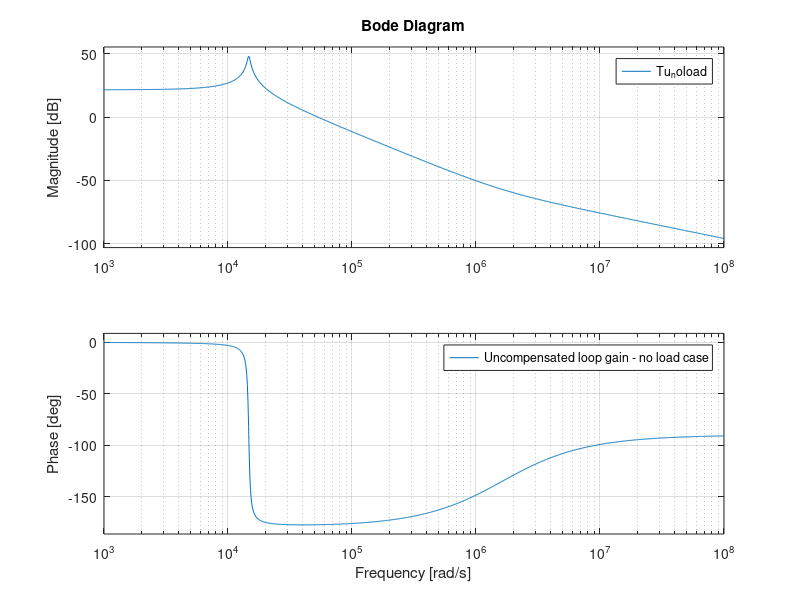
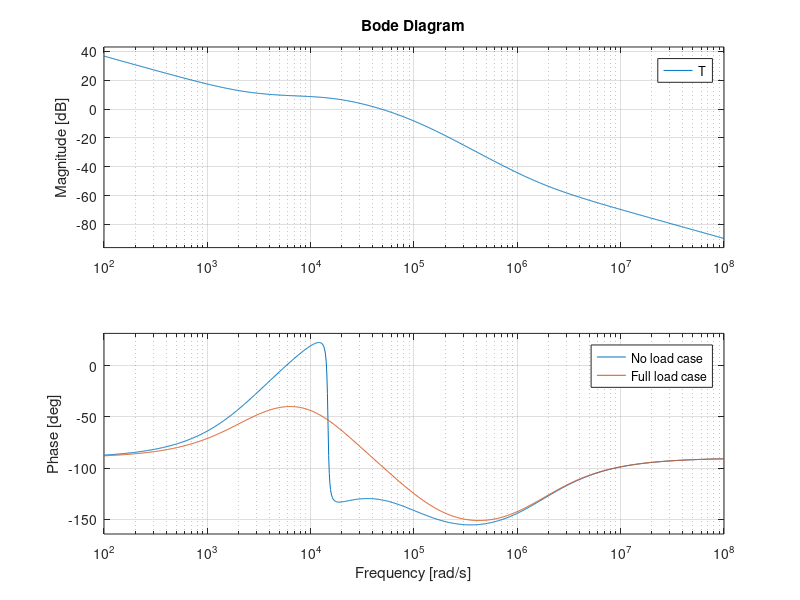
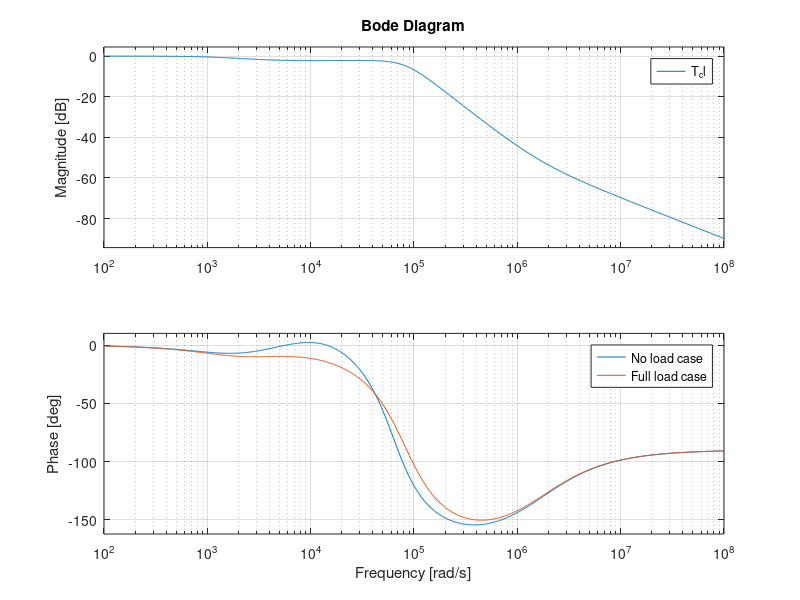
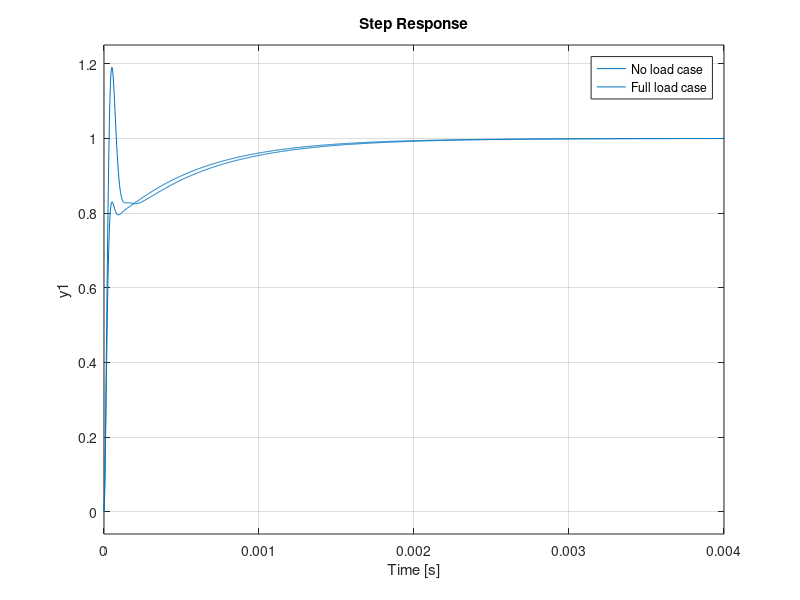

These figures' MATLAB source, in order:
%% Converter ratings
Vg=12;               % Input voltage: 12V-18V
V=5;              % Output voltage: 3.3V-5V

I=1e-6;               %I: 1uA-10A

fsw=50e3           % Switching frequency
Tsw=1/fsw           % Switching period

%Inductor
L=68e-6
% Inductance
RL=30e-3            % Internal resistance

%Capacitor
C=68e-6             % Capacitance
Resr=9e-3           % ESR value

%Load
R_noload=V/I               % Load resistance
R = 0.5;

%Mosfet
Rdson=7.6e-3        % On-state resistance
Vf=0.78             % Anti-paralel diode forward voltage


%% DC analysis
%Duty cycle value
Duty=(V/Vg)*(1+((RL+Rdson)/R))      % Duty cycle value

%% Small signal AC analysis
s=tf('s')

Re=RL+Rdson

%Gvd
Gvd=((Vg*R)/(Re+R))*((1+s*C*Resr)/(((L*C*(R+Resr))/(Re+R))*s^2+((R*Re*C+Resr*Re*C+Resr*R*C+L)/(Re+R))*s+1))

%Gvg
Gvg=((Duty*R)/(Re+R))*((1+s*C*Resr)/(((L*C*(R+Resr))/(Re+R))*s^2+((R*Re*C+Resr*Re*C+Resr*R*C+L)/(Re+R))*s+1))

%Zout
Zout=(-(R*Re)/(Re+R))*(1+s*(L/Re))*((1+s*C*Resr)/(((L*C*(R+Resr))/(Re+R))*s^2+((R*Re*C+Resr*Re*C+Resr*R*C+L)/(Re+R))*s+1))

%Gvd_noload
Gvd_noload = (Vg*(1+s*C*Resr))/(L*C*s^2+(Re+Resr)*C*s+1)
%Gvg_noload
Gvg_noload = ((Duty*R_noload)/(Re+R_noload))*((1+s*C*Resr)/(((L*C*(R_noload+Resr))/(Re+R_noload))*s^2+((R_noload*Re*C+Resr*Re*C+Resr*R_noload*C+L)/(Re+R_noload))*s+1))
%Zout_noload
Zout_noload = (-(R_noload*Re)/(Re+R_noload))*(1+s*(L/Re))*((1+s*C*Resr)/(((L*C*(R_noload+Resr))/(Re+R_noload))*s^2+((R_noload*Re*C+Resr*Re*C+Resr*R_noload*C+L)/(Re+R_noload))*s+1))

%% Compensator design
%Parameters for controller design
Vm=1;      % Peak of PWM generator
H=1;     % voltage sensor gain

% desired cut-off freq and phase margin
fc = 5e3;
PM = (52/180)*pi;

% pole and zero values of the compensator
fz = fc*sqrt((1-sin(PM))/(1+sin(PM)))
fp = fc*sqrt((1+sin(PM))/(1-sin(PM)))
fL = 400;

wz = 2*pi*fz;
wp= 2*pi*fp;
wL = 2*pi*fL;
wc = 2*pi*fc;

Tuo = 1.4;

Gco = sqrt((1+(wc/wp)^2)/((1+(wc/wz)^2)*(1+(wL/wc)^2)))/Tuo

Gc = (Gco*(1+s/wz)*(1+wL/s))/(1+s/wp)

%Compensator parameters
R1=30e3;

R2 = Gco*R1

C2 = 1/(R2*wL)

Z4 = 1/(wp)

C4 = (1/R1)*((1/wz)-Z4)

R4 = Z4/C4


figure(1)
Tu_noload = Gvd_noload*(1/Vm)*H
T_noload = Tu_noload*Gc
bode(Tu_noload)
legend('Uncompensated loop gain - no load case')

figure(2)
Tu = Gvd*(1/Vm)*H
T= Tu*Gc
bode(T_noload)
hold on
bode(T)
legend('No load case','Full load case' )

figure(3)
T_cl_noload = T_noload/(1+T_noload)
T_cl = T/(1+T)
bode(T_cl_noload)
hold on
bode(T_cl)
legend('No load case','Full load case' )

figure(4)
T_cl_noload = T_noload/(1+T_noload)
T_cl = T/(1+T)
step(T_cl_noload)
hold on
step(T_cl)
legend('No load case','Full load case' )

figure(5)
Gvg_cl_noload = Gvg_noload/(1+T_noload)
Gvg_cl = Gvg/(1+T)
step(Gvg_cl_noload)
hold on
step(Gvg_cl)
legend('No load case','Full load case' )

figure(6)
Zout_cl_noload = Zout_noload/(1+T_noload)
Zout_cl = Zout/(1+T)
step(Zout_cl_noload)
hold on
step(Zout_cl)
legend('No load case','Full load case')


